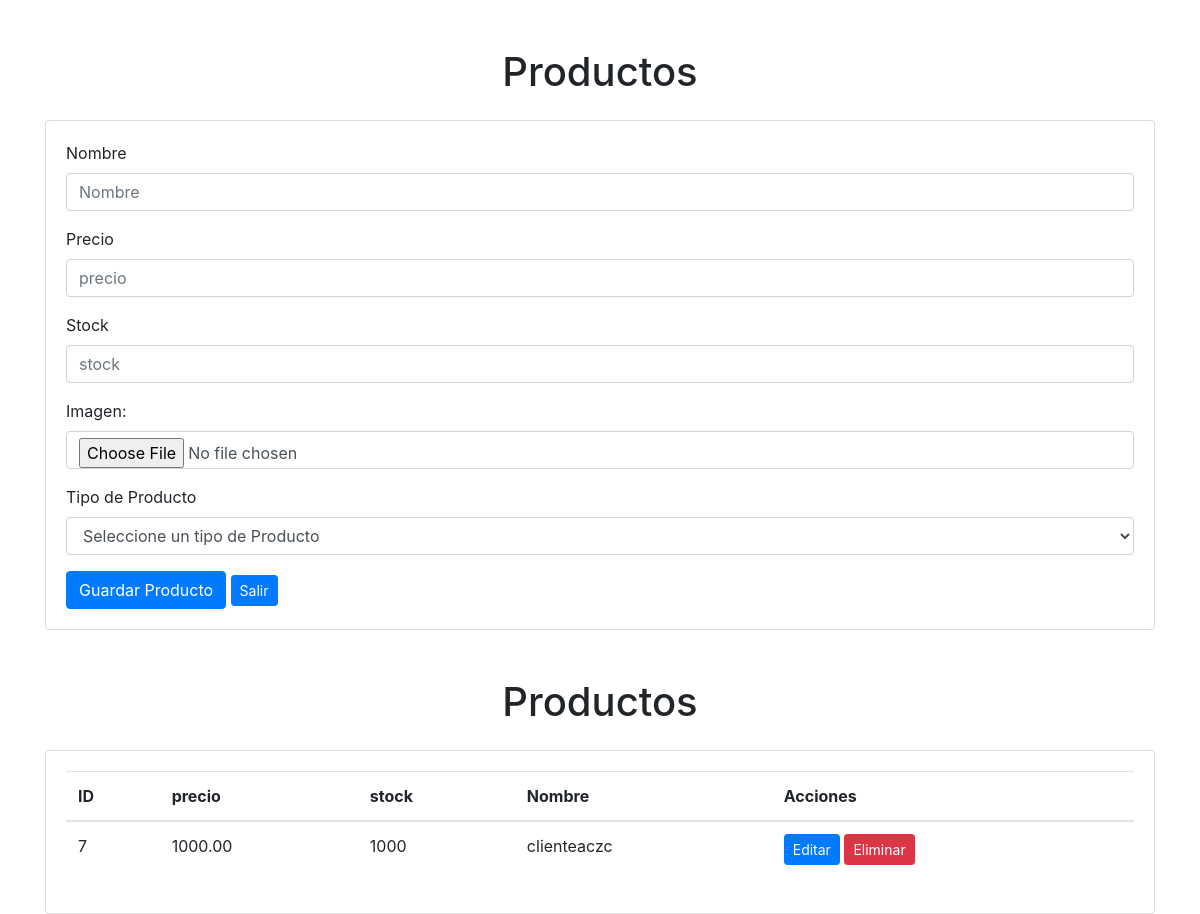
Before: /administrar/mantenedorProductos/ with the older database file.
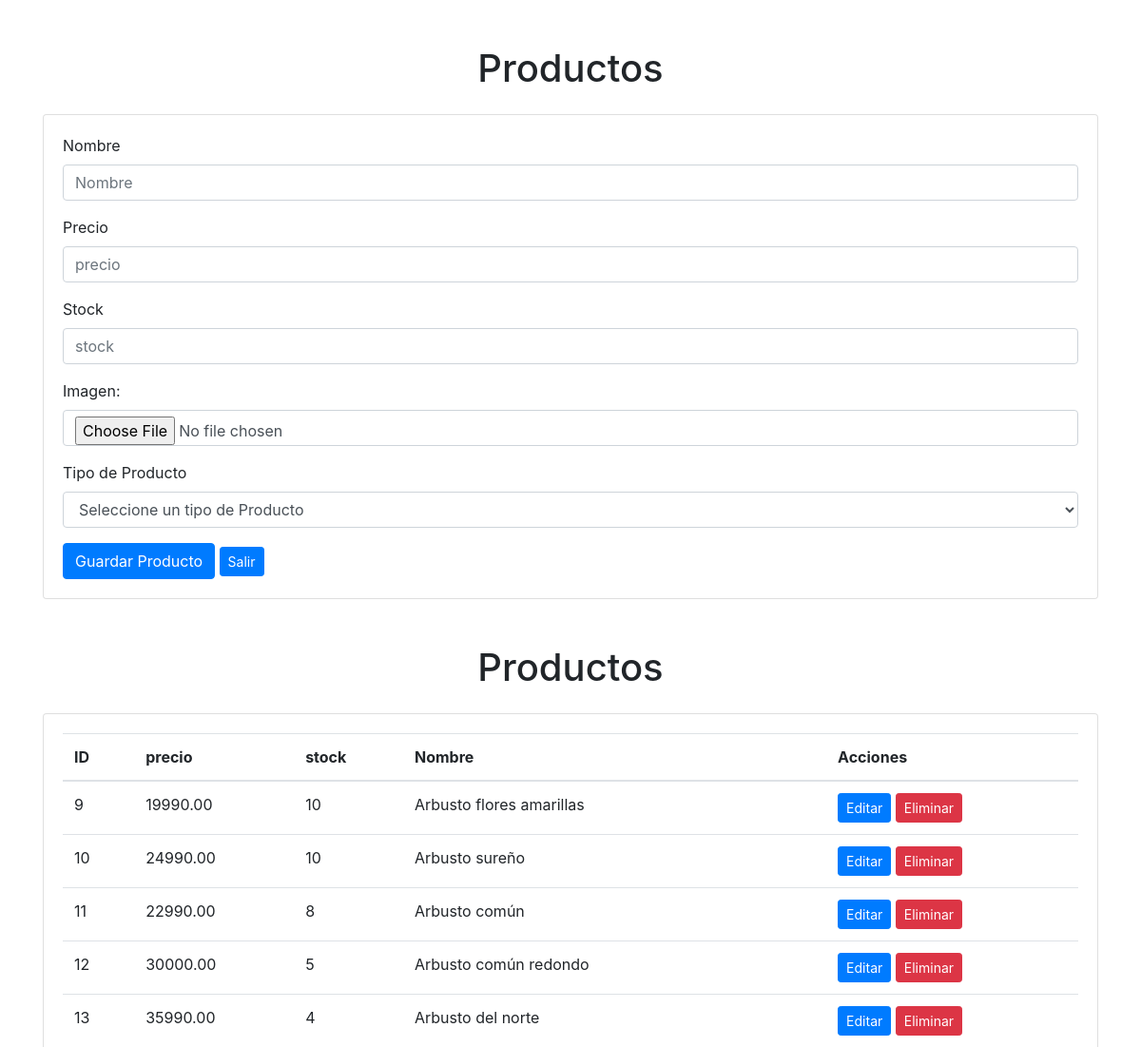
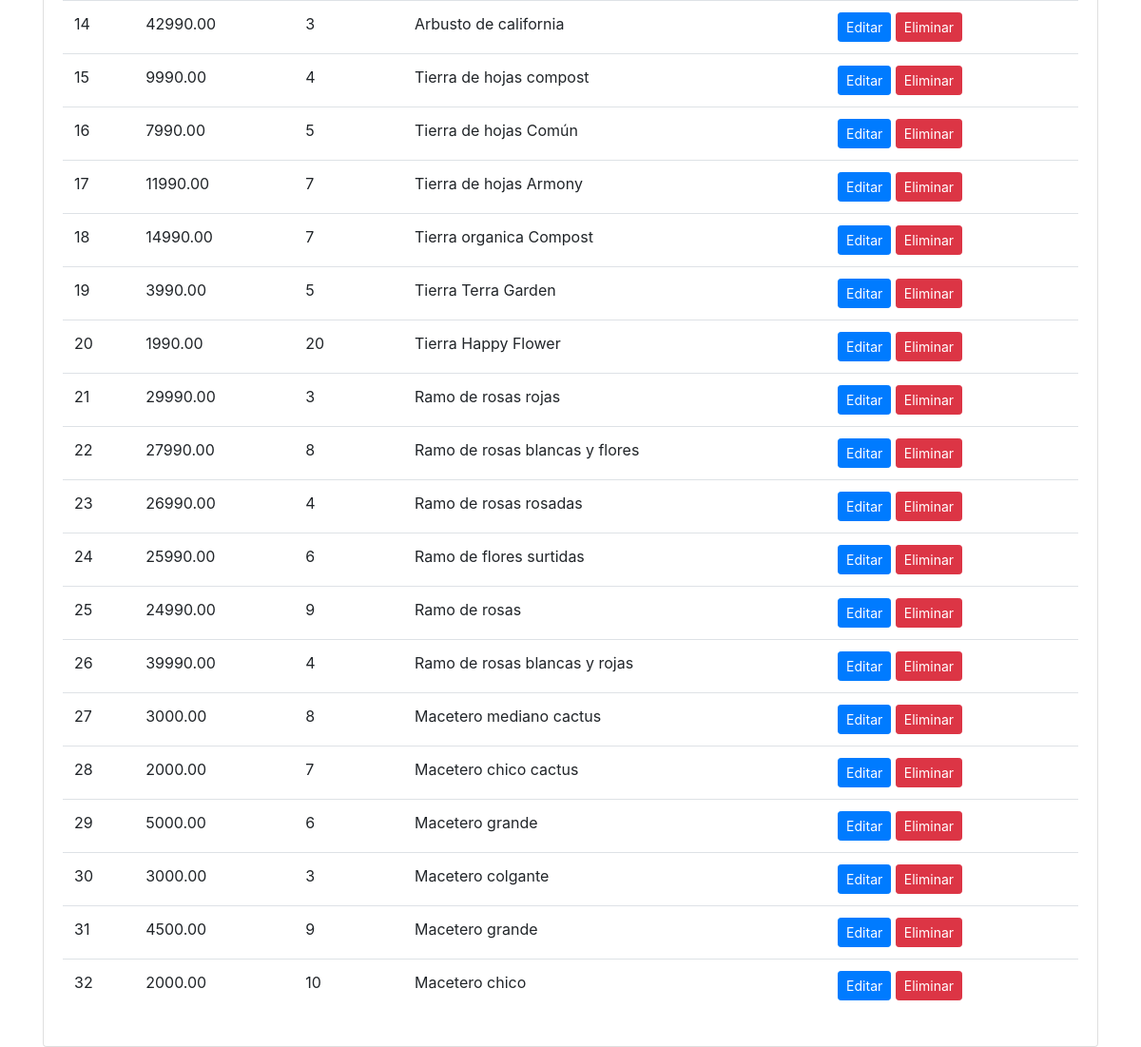
After: the same page with the newer database file (2 pictures, top to bottom).
### aplicacion/models.py (models this page shows, shortened)
class Producto(models.Model):
    IdProducto = models.AutoField(primary_key=True)
    tipo_producto = models.ForeignKey(TipoProducto, on_delete=models.CASCADE)
    nombre = models.CharField(max_length=255)
    precio = models.DecimalField(max_digits=10, decimal_places=2)
    stock = models.IntegerField()
    imagen = models.CharField(max_length=255)

### aplicacion/views.py (the view)
# urls.py: path('administrar/mantenedorProductos/', views.mantenedorProductos, name='mantenedorProductos'),
def mantenedorProductos(request):
    productos = Producto.objects.all()
    tipos_producto = TipoProducto.objects.all()
    return render(request, 'aplicacion/producto.html' , {'productos': productos , 'tipos_producto': tipos_producto})

### aplicacion/templates/aplicacion/producto.html (shortened to what this page needs)
{% load static %}
<!DOCTYPE html>
<html lang="es">
<head>
    <link rel="stylesheet" href="{% static 'css/style.css' %}">
    <link rel="stylesheet" href="https://stackpath.bootstrapcdn.com/bootstrap/4.5.2/css/bootstrap.min.css">
</head>
<body>
    <div class="container mt-5">
        <h1 class="text-center">Productos</h1>
        <div class="card mt-4">
            <div class="card-body">
                <form>
                    <div class="form-group">
                        <label for="nombre">Nombre</label>
                        <input type="text" class="form-control" id="nombre" placeholder="Nombre">
                    </div>
                    <div class="form-group">
                        <label for="precio">Precio</label>
                        <input type="text" class="form-control" id="precio" placeholder="precio">
                    </div>
                    <div class="form-group">
                        <label for="stock">Stock</label>
                        <input type="number" min="0" class="form-control" id="stock" placeholder="stock">
                    </div>
                    <div class="form-group">
                        <label for="ImagenProducto" class="control-label">Imagen:</label>
                        <input type="file" class="form-control" id="ImagenProducto">
                    </div>
                    <div class="form-group">
                        <label for="tipo_usuario">Tipo de Producto</label>
                        <select class="form-control" id="cmbTipoProducto">
                            <option value="0">Seleccione un tipo de Producto</option>
                        </select>
                    </div>
                    <button type="button" class="btn btn-primary" onclick="grabarProducto();">Guardar Producto</button>
                    <a href=".." class="btn btn-sm btn-primary">Salir</a>
                </form>
            </div>
        </div>
    </div>
    <div class="container mt-5">
        <h1 class="text-center">Productos</h1>
        <div class="card mt-4">
            <div class="card-body">
                <table class="table">
                    <thead>
                        <tr>
                            <th>ID</th>
                            <th>precio</th>
                            <th>stock</th>
                            <th>Nombre</th>
                            <th>Acciones</th>
                        </tr>
                    </thead>
                    <tbody>
                        {% for x in productos %}
                        <tr>
                            <td>{{ x.IdProducto }}</td>
                            <td>{{ x.precio }}</td>
                            <td>{{ x.stock }}</td>
                            <td>{{ x.nombre }}</td>
                            <td>
                                <a href="{% url 'editar_producto' x.IdProducto %}" class="btn btn-sm btn-primary">Editar</a>
                                <a href="{% url 'eliminar_producto' x.IdProducto %}" class="btn btn-sm btn-danger">Eliminar</a>
                            </td>
                        </tr>
                        {% endfor %}
                    </tbody>
                </table>
            </div>
        </div>
    </div>
</body>
</html>

Changed rows visible on the page:
removed Producto: IdProducto "7", precio "1000.00", stock "1000", nombre "clienteaczc"
added Producto: IdProducto "9", precio "19990.00", stock "10", nombre "Arbusto flores amarillas"
added Producto: IdProducto "10", precio "24990.00", stock "10", nombre "Arbusto sureño"
added Producto: IdProducto "11", precio "22990.00", stock "8", nombre "Arbusto común"
added Producto: IdProducto "12", precio "30000.00", stock "5", nombre "Arbusto común redondo"
added Producto: IdProducto "13", precio "35990.00", stock "4", nombre "Arbusto del norte"
added Producto: IdProducto "14", precio "42990.00", stock "3", nombre "Arbusto de california"
added Producto: IdProducto "15", precio "9990.00", stock "4", nombre "Tierra de hojas compost"
added Producto: IdProducto "16", precio "7990.00", stock "5", nombre "Tierra de hojas Común"
added Producto: IdProducto "17", precio "11990.00", stock "7", nombre "Tierra de hojas Armony"
added Producto: IdProducto "18", precio "14990.00", stock "7", nombre "Tierra organica Compost"
added Producto: IdProducto "19", precio "3990.00", stock "5", nombre "Tierra Terra Garden"
added Producto: IdProducto "20", precio "1990.00", stock "20", nombre "Tierra Happy Flower"
added Producto: IdProducto "21", precio "29990.00", stock "3", nombre "Ramo de rosas rojas"
added Producto: IdProducto "22", precio "27990.00", stock "8", nombre "Ramo de rosas blancas y flores"
added Producto: IdProducto "23", precio "26990.00", stock "4", nombre "Ramo de rosas rosadas"
added Producto: IdProducto "24", precio "25990.00", stock "6", nombre "Ramo de flores surtidas"
added Producto: IdProducto "25", precio "24990.00", stock "9", nombre "Ramo de rosas"
added Producto: IdProducto "26", precio "39990.00", stock "4", nombre "Ramo de rosas blancas y rojas"
added Producto: IdProducto "27", precio "3000.00", stock "8", nombre "Macetero mediano cactus"
added Producto: IdProducto "28", precio "2000.00", stock "7", nombre "Macetero chico cactus"
added Producto: IdProducto "29", precio "5000.00", stock "6", nombre "Macetero grande"
added Producto: IdProducto "30", precio "3000.00", stock "3", nombre "Macetero colgante"
added Producto: IdProducto "31", precio "4500.00", stock "9", nombre "Macetero grande"
added Producto: IdProducto "32", precio "2000.00", stock "10", nombre "Macetero chico"
